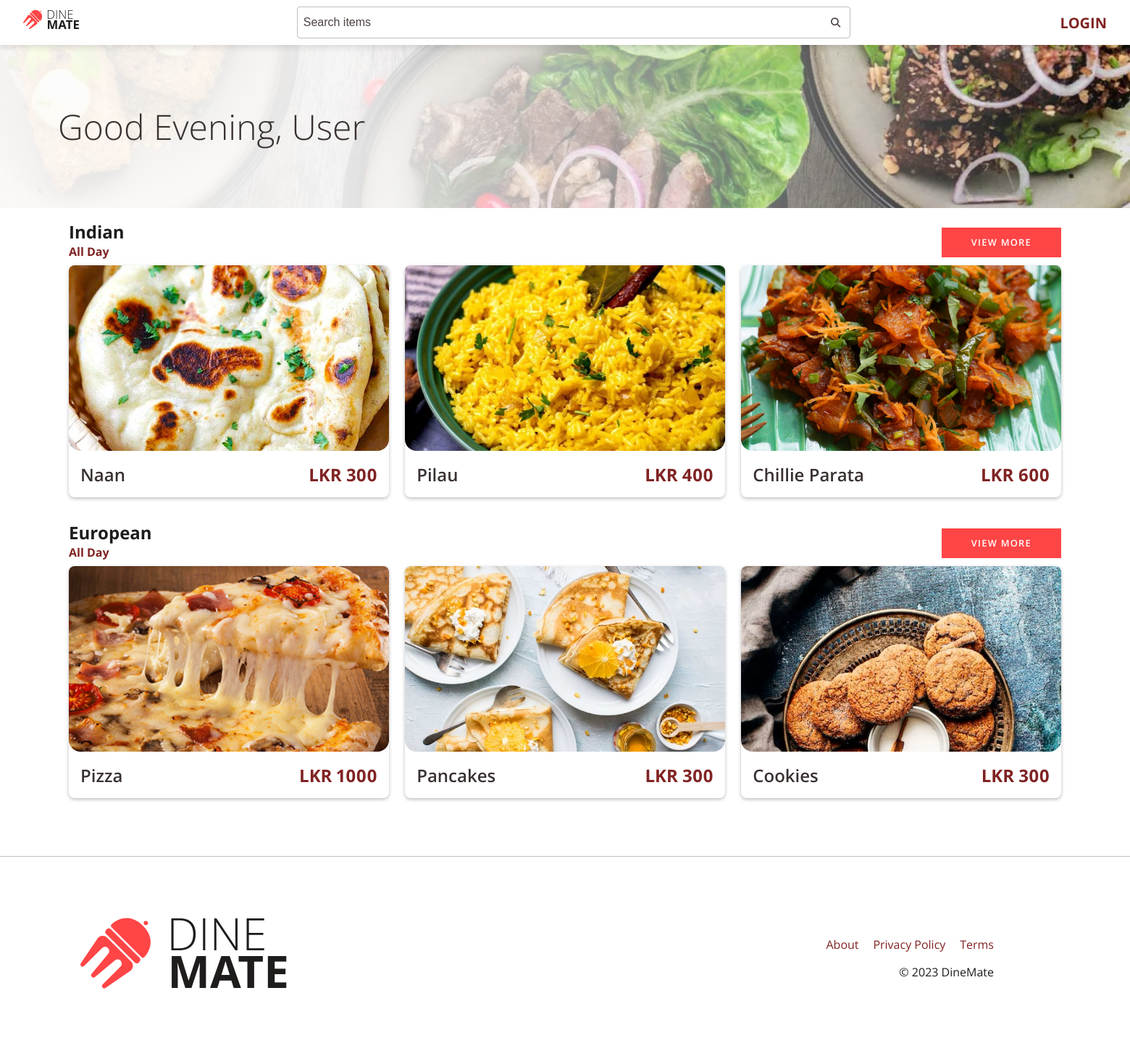
The page / on the database its author committed.
### tables this page shows
CREATE TABLE `menus`
(
    `menu_id`     int(11)      NOT NULL,
    `menu_name`   varchar(255) NOT NULL,
    `description` text         NOT NULL,
    `start_time`  time                  DEFAULT NULL,
    `end_time`    time                  DEFAULT NULL,
    `image_url`   text                  DEFAULT NULL,
    `all_day`     tinyint(1)   NOT NULL DEFAULT 0
);

CREATE TABLE `dishes`
(
    `dish_id`       int(11)      NOT NULL,
    `dish_name`     varchar(255) NOT NULL,
    `net_price`     float        NOT NULL,
    `selling_price` float        NOT NULL,
    `description`   varchar(500) NOT NULL,
    `prep_time`     int(11)      NOT NULL,
    `image_url`     varchar(200) DEFAULT NULL
);

### app/core/Controller.php (called while the page is built, shortened)
<?php
trait Controller
{
    public function view(string $view, array $data = []): void
    {
        $filename = "../app/views/" . $view . ".view.php";
        require $filename;
    }
}

### app/controllers/Home.php (called while the page is built, shortened)
<?php
class Home
{
    public function index(): void
    {
        $data['user'] = $_SESSION['user'] ?? null;
        $menus = (new Menu())->getMenus();
        foreach ($menus as $menu) {
            $data['menus'][$menu->menu_id] = new \components\Menu($menu, 3);
        }
        $this->view('home', $data);
    }
}

### app/core/App.php (called while the page is built, shortened)
<?php
class App
{
    private mixed $module = "";
    private mixed $controller = "home";
    private string $method = "index";
    function __construct()
    {
        $url = $this->splitUrl();
        if ($this->controller) {
            if ($this->module) {
                $this->controller = "controllers\\" . $this->module . "\\" . $this->controller;
            } else {
                $this->controller = "controllers\\" . $this->controller;
            }
            $this->controller = new $this->controller;
        } else {
            $this->controller = null;
        }
        $this->params = $url ? array_values($url) : [];
        call_user_func_array([$this->controller, $this->method], $this->params);
    }
    private function splitUrl(): array
    {
        if (isset($_GET["url"])) {
            return explode("/", filter_var(rtrim($_GET["url"], "/"), FILTER_SANITIZE_URL));
        } else {
            return [];
        }
    }
}

### public/index.php (called while the page is built, shortened)
<?php
$app = new App();

### app/core/Model.php (called while the page is built, shortened)
<?php
class Model
{
    protected string $table = "";
    public function select(array|string $column_list = "*"): Model
    {
        if (is_array($column_list)) {
            for ($i = 0; $i < count($column_list); $i++) {
                if (!str_contains($column_list[$i], ".")) {
                    $column_list[$i] = $this->table . "." . $column_list[$i];
                }
            }
            $column_list = implode(", ", $column_list);
        } else {
            if (!str_contains($column_list, ".")) {
                $column_list = $this->table . "." . $column_list;
            }
        }
        $this->query = "SELECT $column_list FROM $this->table";
        return $this;
    }
    public function where(string $column, string $value, string $operator = "="): Model
    {
        return $this;
    }
    public function limit(int $limit): Model
    {
        return $this;
    }
    public function offset(int $offset): Model
    {
        return $this;
    }
}

### app/core/Database.php (called while the page is built, shortened)
<?php
trait Database
{
    protected string $query = "";
    protected array $data = [];
    private ?PDO $db = null;
    public function fetchAll(): array
    {
        return $this->execute()->fetchAll();
    }
    public function execute(): PDOStatement
    {
        try {
            $statement = $this->prepare($this->query);
            $statement->execute($this->data);
            $this->query = "";
            $this->data = [];
            return $statement;
        } catch (PDOException $e) {
            die($e->getMessage());
        }
    }
    protected function prepare(string $query): PDOStatement
    {
        try {
            return $this->db->prepare($query);
        } catch (Exception $e) {
            die($e->getMessage());
        }
    }
    private function connect(): void
    {
        try {
            $connection_string = "mysql:hostname=" . DB_HOST . ";dbname=" . DB_NAME;
            $this->db = new PDO($connection_string, DB_USER, DB_PASS, [
                PDO::ATTR_ERRMODE => PDO::ERRMODE_EXCEPTION,
                PDO::ATTR_DEFAULT_FETCH_MODE => PDO::FETCH_OBJ
            ]);
        } catch (PDOException $e) {
            die($e->getMessage());
        }
    }
    public function fetch(): object|false
    {
        return $this->execute()->fetch();
    }
}

### app/models/Menu.php (called while the page is built, shortened)
<?php
class Menu extends Model
{
    public function getMenus(): bool|array
    {
        $l =  $this->select()->fetchAll();
        $menulist = array();
        foreach ($l as $m) {
            $menulist[$m->menu_id] = $m;
        }
        return $menulist;
    }
}

### app/models/Dish.php (called while the page is built, shortened)
<?php
class Dish extends Model
{
    public function __construct()
    {
        $this->table = "dishes";
    }
    public function getDishById($id): bool|object
    {
        return $this->select()->where("dish_id", $id)->fetch();
    }
}

### app/models/MenuDishes.php (called while the page is built, shortened)
<?php
class MenuDishes extends Model
{
    public function getMenuDishes(int $menu_id, int $num = 100, int $offset = 0): array
    {
        $d = new Dish();
        $records = $this->select()->where('menu_id', $menu_id)->limit($num)->offset($offset)->fetchAll();
        $menu_dishes = array();
        foreach ($records as $r) {
            if ($r->menu_id == $menu_id) {
                $menu_dishes[] = $d->getDishById($r->dish_id);
            }
        }
        return $menu_dishes;
    }
}

### app/components/MenuCard.php (the view, shortened to what this page needs)
<?php
class MenuCard
{
    protected int $id;
    protected string $name;
    public string|null $image_url;
    protected string $new_price;
    public function __construct(object $dish)
    {
        $this->id = $dish->dish_id;
        $this->name = $dish->dish_name;
        $this->image_url = $dish->image_url ?? null;
        $this->old_price = $dish->old_price ?? null;
        $this->new_price = $dish->selling_price;
    }
    private function inCart(): bool
    {
        if (isset($_SESSION['user'])) {
            return (new Cart)->getQty($_SESSION['user']->user_id, $this->id);
        } else {
            return false;
        }
    }
    public function html(): string
    {
        $html = "<div class='menu-item-card rounded-sm shadow'>";
        $html .= "<a href='" . ROOT . "/dish/id/{$this->id}' class='card-link'>";
        $html .= "<div class='card-img-wrapper'>";
        $html .= "<img src=" . ASSETS . "/images/dishes/{$this->image_url} class='card-img' alt='{$this->name}'>";
        $html .= "</a></div>";
        $html .= "<button class='add-to-cart' data-id='{$this->id}' " . ($this->inCart() ? "disabled" : "") . ">";
        $html .= "<i class='fa-sharp fa-solid fa-cart-plus'></i>";
        $html .= "</button>";
        $html .= "<div class='card-body'>";
        $html .= "<h2 class='card-title'>{$this->name}</h2>";
        $html .= "<div class='card-prices'>";
        $html .= "<div class='card-price-new'>LKR {$this->new_price}</div>";
        $html .= "</div></div></div>";
        return $html;
    }
}

### app/views/home.view.php (shortened to what this page needs)
<!DOCTYPE html>
<html lang="en">
<head>
    <?php use components\Menu;
    include VIEWS . "/partials/home/head.partial.php" ?>
</head>
<body class="body-min-vh-100">
<div class="wrapper">
    <?php include VIEWS . "/partials/home/navbar.partial.php"; ?>
    <div class="welcome mb-3"
         style="background: linear-gradient(to right, rgba(255, 255, 255, 0.9) 30%, rgba(255, 255, 255, 0) 98.75%),
                 url('<?= ASSETS ?>/images/home/banner.jpg') no-repeat center center;
                 background-size: cover;"
    >
        <h1 class="display-3">Good
            <?php
            $hour = date('G');
            if ($hour >= 5 && $hour < 12) {
                echo "Morning";
            } elseif ($hour >= 12 && $hour < 17) {
                echo "Afternoon";
            } else {
                echo "Evening";
            }
            ?>, <?= $user->first_name ?? "User" ?></h1>
    </div>
    <div class="container">
        <?php
        if (isset($menus)) foreach ($menus as $menu) $menu->render() ?>
<?php include VIEWS . "/partials/home/footer.partial.php"; ?>
</body>
</html>

### app/views/partials/home/head.partial.php (shortened to what this page needs)
<link rel="stylesheet" href="<?= ROOT ?>/assets/css/styles.css">

### app/views/partials/home/navbar.partial.php (shortened to what this page needs)
<nav class="nav nav-home px-3 position-sticky top-0 left-0">
    <div class="d-flex flex-wrap justify-content-space-between w-100">
        <div class="nav-brand">
            <div class="nav-items">
                <div class="nav-item">
                    <a href="<?= ROOT ?>/home"><img src="<?= ROOT ?>/assets/images/logos/logo_Full Logo.svg" alt="Logo"></a>
                </div>
            </div>
        </div>
        <div class="nav-items w-50">
            <div id="home-search" class="form-search">
                <input type="text" class="form-control" name="query"
                       placeholder="Search items" id="home-search-field">
                <button class="form-search-icon" type="submit">
                    <i class="fa-solid fa-magnifying-glass"></i>
                </button>
            </div>
        </div>
        <div class="nav-items">
            <?php if (isset($_SESSION['user'])): ?>
                <div class="nav-item">
                    <div class="nav-shopping-cart">
                        <a href="<?= ROOT ?>/cart">
                            <i class="fa-solid fa-cart-shopping"></i>
                            <span class="badge"
                                  id="cart-count"><?php echo (new Cart)->getNoOfItems($_SESSION['user']->user_id) ?? 0 ?></span>
                        </a>
                    </div>
                </div>
                <div class="nav-item">
                    <i class="fa-solid fa-bars" id="sidebar-open"></i>
                </div>
            <?php else: ?>
                <div class="nav-item">
                    <a class="link text-uppercase fw-bold" href="<?= ROOT ?>/auth/login">Login</a>
                </div>
            <?php endif; ?>
        </div>
    </div>
</nav>

### app/components/Menu.php (shortened to what this page needs)
<?php
class Menu
{
    protected int $id;
    protected string $name;
    protected string|null $start_time;
    protected string|null $end_time;
    protected bool $all_day;
    protected array $menu_items = [];
    public function __construct(object $menu, int $n = 100)
    {
        $this->id = $menu->menu_id;
        $this->name = $menu->menu_name;
        $this->start_time = $menu->start_time ?? null;
        $this->end_time = $menu->end_time ?? null;
        $this->all_day = $menu->all_day;
        $menuDishes = (new MenuDishes())->getMenuDishes($this->id, $n);
        foreach ($menuDishes as $menuDish) {
            $this->menu_items[] = new MenuCard($menuDish);
        }
    }
    public function render(): void
    {
        echo $this->html();
    }
    public function html(): string
    {
        $html = "<div class='menu mb-3'>";
        $html .= "<div class='row'>";
        $html .= "<div>";
        $html .= "<div class='d-flex flex-column justify-content-space-between mb-2'>";
        $html .= "<h2 class='menu-title'>{$this->name}</h2>";
        $html .= "<h4 class='menu-time secondary'>";
        if ($this->all_day) {
            $html .= "All Day";
        } else {
            $html .= "{$this->start_time} - {$this->end_time}";
        }
        $html .= "</h4></div></div>";
        $html .= "<div class='d-flex align-items-center'>";
        $html .= "<a href='menu/id/{$this->id}' class='btn btn-primary text-uppercase'>View More</a>";
        $html .= "</div></div>";
        $html .= "<div class='row flex-column flex-lg-row'>";
        foreach ($this->menu_items as $menu_item) {
            $html .= "<div class='col-12 col-lg-4'>";
            $html .= $menu_item->html();
            $html .= "</div>";
        }
        $html .= "</div></div>";
        return $html;
    }
}

### app/views/partials/home/footer.partial.php (shortened to what this page needs)
<div class="footer mt-5">
    <div class="container">
        <div class="d-flex py-5 align-items-center flex-row">
            <div class="col-lg-3 col-6 p-3">
                <img src="<?= ASSETS ?>/images/logos/logo_Full Logo.svg" alt="logo" class="img-fluid">
            </div>
            <div class="col-lg-3 col-6 p-5">
                <div class="row">
                    <a class="link" href="">About</a>
                    <a class="link" href="">Privacy Policy</a>
                    <a class="link" href="">Terms</a>
                </div>
                <div class="mt-3 text-right">
                    &copy; 2023 DineMate
                </div>
            </div>
        </div>
    </div>
</div>

### rows shown on the page
menus: menu_name "Indian"
dishes: image_url+dish_name (picture), dish_name "Naan", selling_price "300"
dishes: image_url+dish_name (picture), dish_name "Pilau", selling_price "400"
dishes: image_url (picture), dish_name "Chillie Parata", selling_price "600"
menus: menu_name "European"
dishes: image_url+dish_name (picture), dish_name "Pizza", selling_price "1000"
dishes: image_url+dish_name (picture), dish_name "Pancakes", selling_price "300"
dishes: image_url+dish_name (picture), dish_name "Cookies", selling_price "300"

### other values the page prints
$user->first_name "User"
